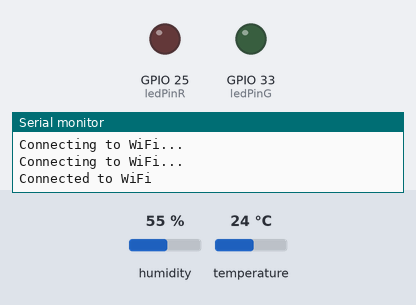
Recording of a sketch running on a simulated ESP32. Shown: output pins drawn as LEDs (lit = HIGH), the last lines printed to the serial monitor. The inputs (shaded band) are chosen by the test bench; at power-on: humidity 55 %, temperature 24 °C. WiFi joins after 1.5 s; servers stay silent unless stated.

Above: at 3.2 s.
3.3 s: humidity set to 31 %
7.8 s: humidity set to 28 %
At 8.9 s:
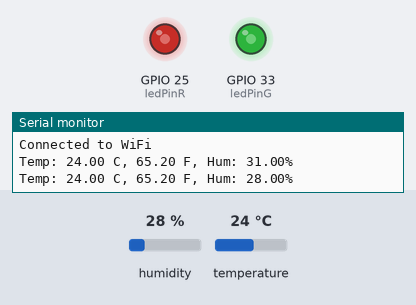
12.3 s: humidity set to 40 %
At 15.2 s:
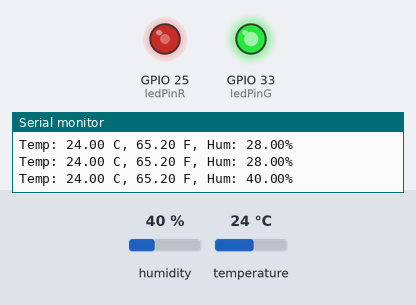
16.8 s: humidity set to 14 %
At 18.3 s:
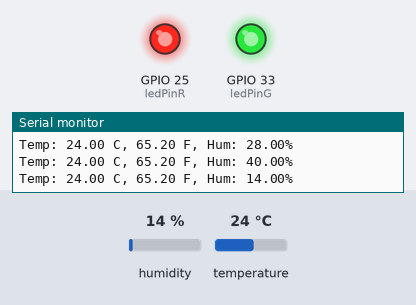
21.3 s: humidity set to 16 %
At 24.6 s:
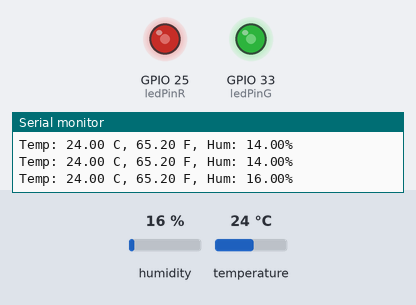
25.8 s: humidity set to 68 %
At 26.6 s:
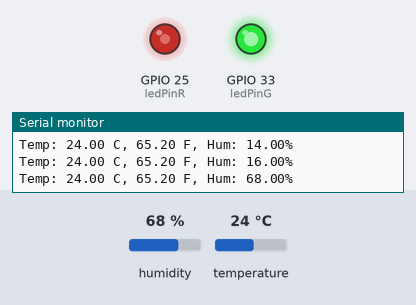
Timing chart, 0 to 28.8 s (numbered marks = the images above; inputs shaded):
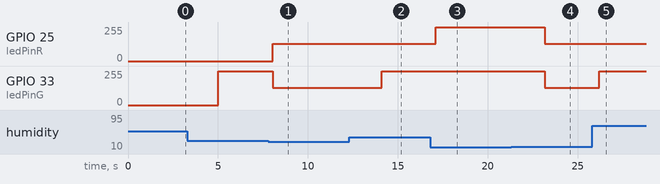

The sketch:

arduinoCode.ino
```cpp
#include "DHT.h"
#include <WiFi.h>
#include <WebServer.h>

#define DPIN 26       //Pin to connect DHT sensor (GPIO number)
#define DTYPE DHT11   // Define DHT 11 or DHT22 sensor type
int ledPinR = 25;
int ledPinB = 25;
int ledPinG = 33;

// Web server on port 80
WebServer server(0001);


// Replace with your WiFi credentials
const char* ssid = "Sentry-Guest";
const char* password = "squashbugs";


DHT dht(DPIN,DTYPE);
int myCounter = 0;

bool stop = false;

void setup() {
  Serial.begin(115200); // baud number needs to match baud console
  pinMode(ledPinR, OUTPUT); // Set the LED pin as OUTPUT
  dht.begin();

    Serial.begin(115200);

  // Connect to WiFi
  WiFi.begin(ssid, password);

  while (WiFi.status() != WL_CONNECTED) {
    delay(1000);
    Serial.println("Connecting to WiFi...");
  }

  Serial.println("Connected to WiFi");

  dht.begin();  // Initialize DHT sensor

  // Route to serve temperature and humidity data
  server.on("/data", HTTP_GET, [](){
    float temperature = dht.readTemperature(); // Get temperature
    float humidity = dht.readHumidity();       // Get humidity

    if (isnan(temperature) || isnan(humidity)) {
      server.send(500, "text/plain", "Failed to read from DHT sensor");
      return;
    }

    // Send data as JSON response
    String jsonResponse = "{\"temperature\": " + String(temperature) + ", \"humidity\": " + String(humidity) + "}";
    server.send(200, "application/json", jsonResponse);
  });

  // Start the HTTP server
  server.begin();

}


void loop() {
  // digitalWrite(ledPinB, HIGH);
  // if(!stop){
    // digitalWrite (25, HIGH); // set the LED on

    delay(3000);
    float tc = dht.readTemperature(false);  //Read temperature in C
    float tf = dht.readTemperature(true);   //Read Temperature in F
    float hu = dht.readHumidity();          //Read Humidity


    Serial.print("Temp: ");
    Serial.print(tc);
    Serial.print(" C, ");
    Serial.print(tf-10);
    Serial.print(" F, Hum: ");
    Serial.print(hu);
    Serial.println("%");


    stop = true;

  if(hu < 15){
    digitalWrite(ledPinR, HIGH);
  }else if(hu < 30){
    analogWrite(ledPinR, 128); // Turn on both LEDs at half intensity
    analogWrite(ledPinG, 128); // Turn on both LEDs at half intensity
  }else{
    analogWrite(ledPinG, 255);
  }
}
```

Measured:
- the behaviour switches between 30 and 29 % on humidity (found by bisection; images 0 and 1)
- the behaviour switches between 14 and 15 % on humidity (found by bisection; images 3 and 4)
- after the input at 7.8 s, GPIO 25 (ledPinR): 0/255 → 128/255 after 0.25 s; GPIO 33 (ledPinG): 255/255 → 128/255 after 0.25 s
- after the input at 12.3 s, GPIO 33 (ledPinG): 128/255 → 255/255 after 1.8 s
- after the input at 16.8 s, GPIO 25 (ledPinR): 128/255 → 255/255 after 0.32 s
- after the input at 21.3 s, GPIO 25 (ledPinR), GPIO 33 (ledPinG): 255/255 → 128/255 after 1.9 s
- after the input at 25.8 s, GPIO 33 (ledPinG): 128/255 → 255/255 after 0.39 s
